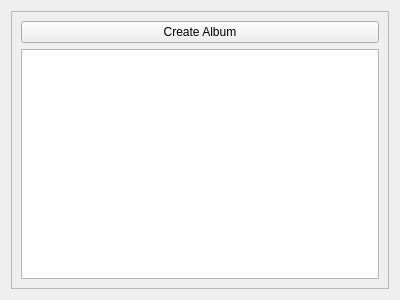
<?xml version="1.0" encoding="UTF-8"?>
<ui version="4.0">
 <class>AlbumListWidget</class>
 <widget class="QWidget" name="AlbumListWidget">
  <property name="geometry">
   <rect>
    <x>0</x>
    <y>0</y>
    <width>400</width>
    <height>300</height>
   </rect>
  </property>
  <property name="windowTitle">
   <string>Form</string>
  </property>
  <layout class="QVBoxLayout" name="verticalLayout">
   <item>
    <widget class="QFrame" name="frame">
     <property name="frameShape">
      <enum>QFrame::StyledPanel</enum>
     </property>
     <property name="frameShadow">
      <enum>QFrame::Raised</enum>
     </property>
     <layout class="QVBoxLayout" name="verticalLayout_2">
      <item>
       <widget class="QPushButton" name="createAlbumButton">
        <property name="text">
         <string>Create Album</string>
        </property>
       </widget>
      </item>
      <item>
       <widget class="QListView" name="albumList"/>
      </item>
     </layout>
    </widget>
   </item>
  </layout>
 </widget>
 <resources/>
 <connections/>
</ui>
